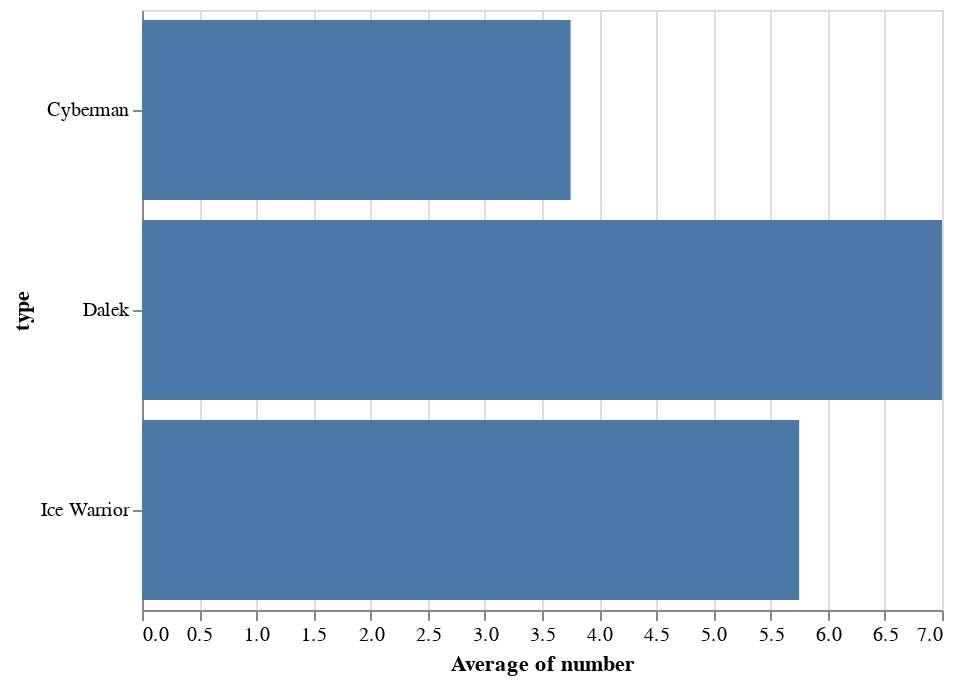

The code cell stored with this chart in its notebook:
### Markdown cell above
Notice that I added some information to the encodings. First, I added `:N` to `type`. Altair typically can guess what kind of information you have, but we can be explicit and tell Altair that we have nominal (N), quantitative (Q), ordinal (O), or temporal (T) data. 

The other thing I added in was an **aggregation operator**: `sum()`. This aggregated the y values, grouped by the x values (in this case, it added up the counts for each type of creature).

The vertical bar chart doesn't look great. Flip the encodings to make this a horizontal bar chart. Also, let's see the average (use `average()`) of the counts instead of the sums.

### Code cell
alt.Chart(df).mark_bar().encode(x='average(number)', y='type:N')

### Figure 1 — Vega-Lite specification as saved in the notebook (floating-point values rounded to 4 significant figures)
{"$schema": "https://vega.github.io/schema/vega-lite/v2.6.0.json", "config": {"view": {"height": 300, "width": 400}}, "data": {"name": "data-2f76c6980794141da1d61074bd03651a"}, "datasets": {"data-2f76c6980794141da1d61074bd03651a": [{"number": 9, "type": "Cyberman"}, {"number": 1, "type": "Cyberman"}, {"number": 1, "type": "Cyberman"}, {"number": 8, "type": "Dalek"}, {"number": 1, "type": "Ice Warrior"}, {"number": 4, "type": "Cyberman"}, {"number": 9, "type": "Ice Warrior"}, {"number": 9, "type": "Ice Warrior"}, {"number": 4, "type": "Ice Warrior"}, {"number": 6, "type": "Dalek"}]}, "encoding": {"x": {"aggregate": "average", "field": "number", "type": "quantitative"}, "y": {"field": "type", "type": "nominal"}}, "mark": "bar"}
